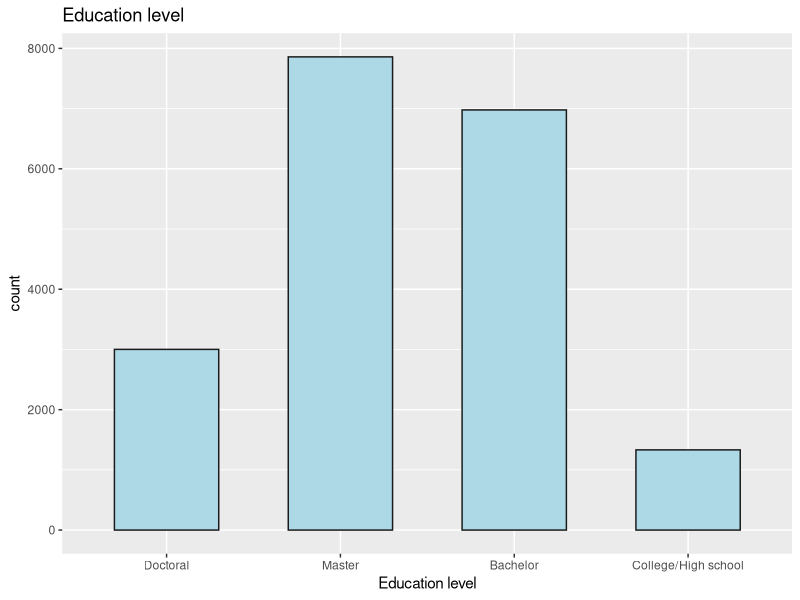
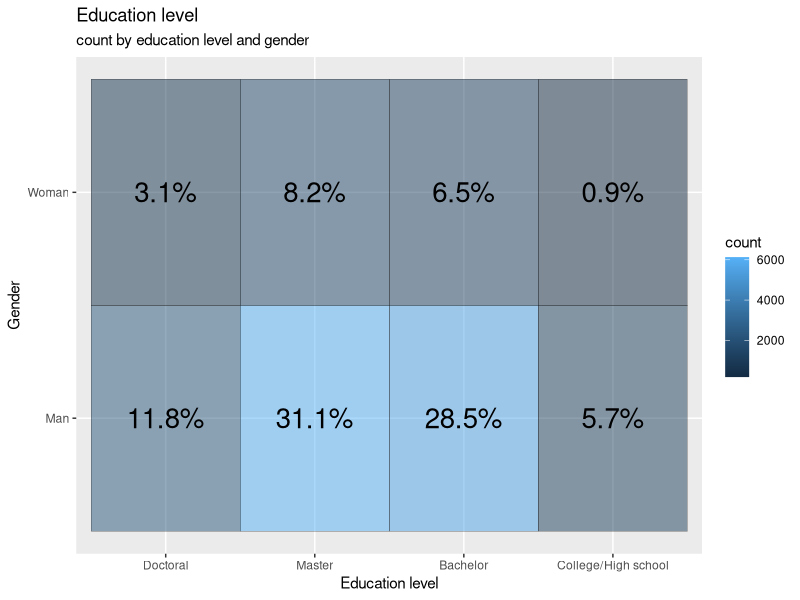
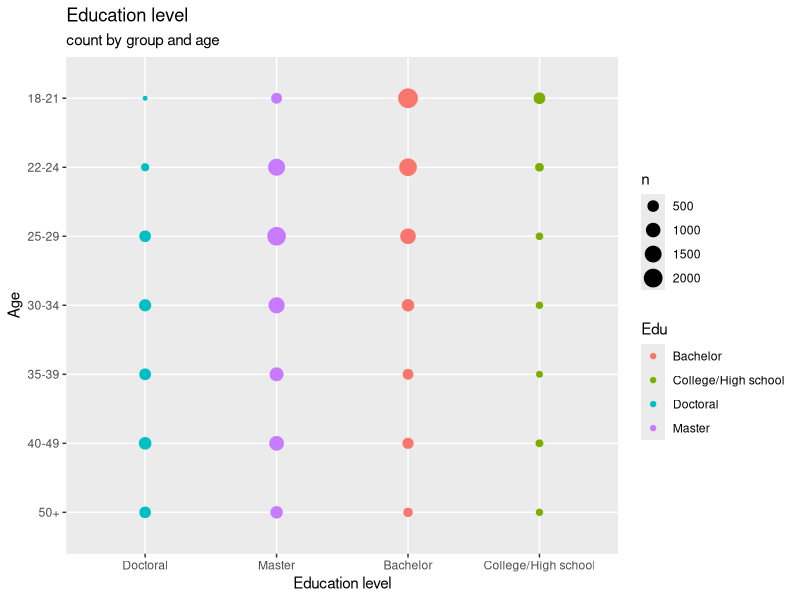
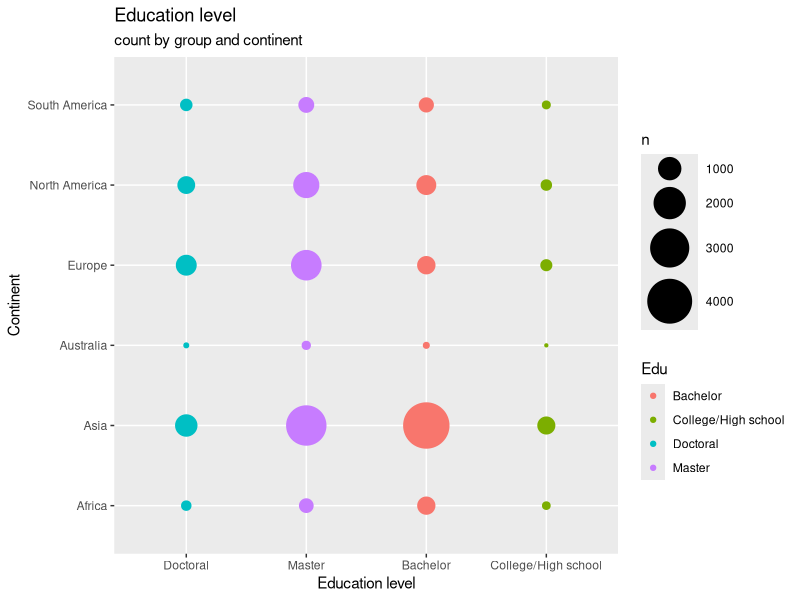
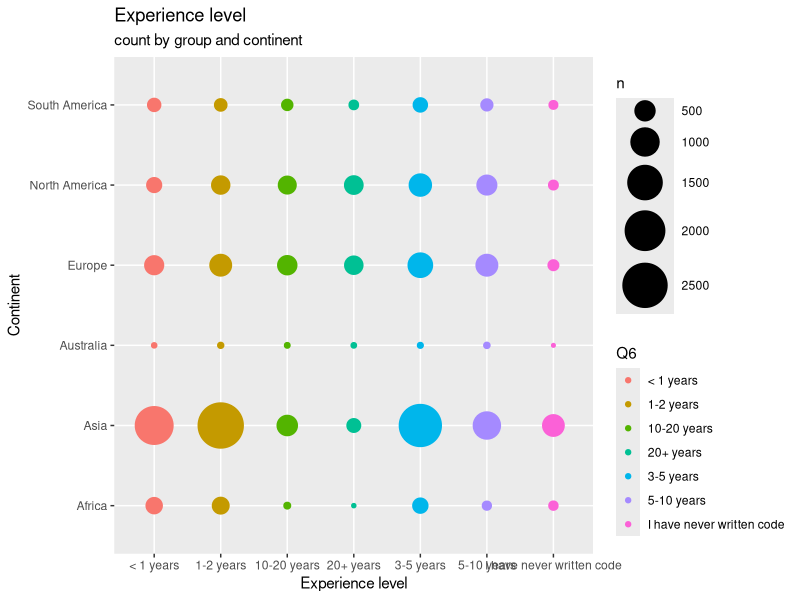
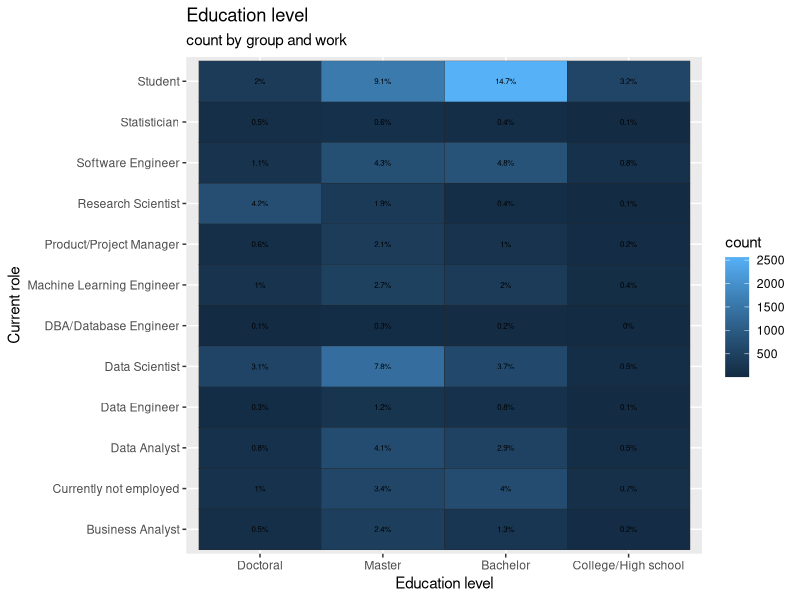
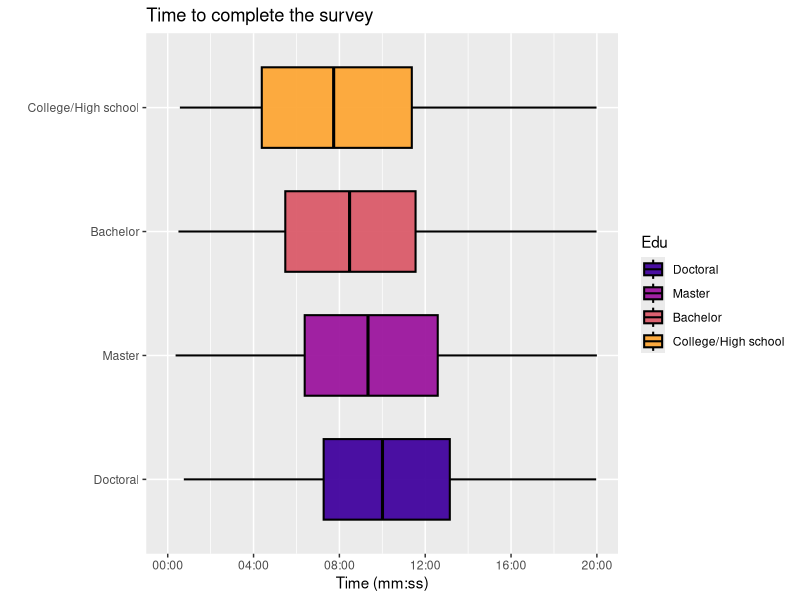

These figures' R source, in order:
## ---- chunk 1
data <- read.csv("kaggle_survey_2020_responses.csv")
head(data)
## ---- chunk 2
dim(data)

colnames(data)
## ---- chunk 3

options(warn = -1)
options(scipen = 10000)

library(tidyverse)
library(scales)
library(RColorBrewer)
library(viridis)
library(ggrepel)
annotate <- ggplot2::annotate
## ---- chunk 4
data <- data %>%
  mutate(Edu = case_when(Q4 == "Bachelor’s degree" ~ "Bachelor",
  Q4 == "Master’s degree" ~ "Master",
  Q4 %in% c("Doctoral degree","Professional degree") ~ "Doctoral",
  Q4 %in% c("Some college/university study without earning a bachelor’s degree","No formal education past high school") ~ "College/High school"))  
## ---- chunk 5
data <- data %>%
  mutate(Continent = case_when(Q3 %in% c("Austria", "Belgium", "Bulgaria", "Croatia", "Czech Republic",
                                        "Denmark", "Estonia", "Finland", "France", "Germany", "Greece",
                                        "Hungary", "Ireland", "Italy", "Lativia", "Lithuania", 
                                        "Netherlands", "Poland", "Portugal", "Romania", "Slovakia",
                                        "United Kingdom of Great Britain and Northern Ireland",
                                        "Slovenia","Spain", "Sweden", "Russia", "Switzerland",
                                        "Ukraine", "Belarus", "Norway") ~ "Europe",
  Q3 %in% c("Canada", "United States of America", "Mexico") ~ "North America",
  Q3 %in% c("India", "China", "Japan", "Turkey", "South Korea", "Isreal", "Indonesia", "Hong Kong (S.A.R.) ",
            "Singapore", "Viet Nam", "Pakistan", "Malaysia", "Bangladesh", "Philippines", "Sri Lanka", 
            "Thailand", "Republic of Korea", "Saudi Arabia", "Taiwan", "Nepal", "United Arab Emirates") ~ "Asia",
  Q3 %in% c("Argentina", "Brazil", "Chile", "Colombia", "Peru", "Venezuela") ~ "South America",
  Q3 %in% c("Egypt", "Nigeria", "Kenya", "South Africa", "Morocco", "Algeria", "Ghana", "Tunisia") ~ "Africa",
  Q3 %in% c("Australia", "New Zealand") ~ "Australia"))
## ---- chunk 6
head(data)
## ---- chunk 7
data <- data %>%
  mutate(Q1b = case_when(Q1 == "18-21" ~ "18-21",
  Q1 == "22-24" ~ "22-24",
  Q1 == "25-29" ~ "25-29",
  Q1 == "30-34" ~ "30-34",
  Q1 == "35-39" ~ "35-39",                      
  Q1  %in% c("40-44", "45-49") ~ "40-49",
  Q1 %in% c("50-54","55-59", "60-69", "70+") ~ "50+"))
## ---- chunk 8
data <- data %>%
  mutate(Continent2 = case_when(Continent == "Asia" ~ "Asia",
  Continent %in% c("Europe", "North America") ~ "Europe + North America",
  Continent %in% c("Australia", "South America", "Africa") ~ "Rest of the world"))
## ---- chunk 9
education <- as.data.frame(table(data$Edu))
ggplot(education, aes(reorder(Var1, +Freq), Freq))+
  geom_bar(col = "gray10", stat = "identity", width = 0.6, fill = "lightblue")+
  scale_x_discrete(limits = c("Doctoral","Master", "Bachelor", "College/High school"))+
  labs(title = "Education level", y = "count", x = "Education level")
## ---- chunk 10
tile2 <- data %>%
  filter(Q2 %in% c("Woman", "Man")) %>%
  group_by(Q2, Edu) %>%
  summarise(count = n(), .groups = 'drop') 
ggplot(tile2, aes(Edu, Q2))+
  geom_tile(aes(fill = count), colour = "gray10", alpha = 0.5)+
  scale_x_discrete(limits = c("Doctoral","Master", "Bachelor", "College/High school"))+
  geom_text(aes(label = paste0(round(count/sum(tile2$count) * 100,1), "%")), size = 7)+
  labs(title = "Education level", subtitle = "count by education level and gender", y = "Gender", x = "Education level")
## ---- chunk 11
data %>%
  filter(Q1!="") %>%
ggplot(., aes(Edu, Q1b, col = Edu))+
  geom_count()+
  scale_x_discrete(limits = c("Doctoral","Master", "Bachelor", "College/High school"))+
  scale_y_discrete(limits = c("50+","40-49","35-39","30-34","25-29","22-24","18-21"))+
  labs(title = "Education level", subtitle = "count by group and age", y = "Age", x = "Education level")
## ---- chunk 12
data %>%
  filter(Continent!="") %>%
  filter(Continent!="0") %>%
ggplot(., aes(Edu, Continent, col = Edu))+
  geom_count()+
  scale_size_area(max_size = 15)+
  scale_x_discrete(limits = c("Doctoral","Master", "Bachelor", "College/High school"))+
  labs(title = "Education level", subtitle = "count by group and continent", y = "Continent", 
       x = "Education level")
## ---- chunk 13
options(repr.plot.width=20, repr.plot.height=7)
data %>%
  filter(Continent!="") %>%
  filter(Continent!="0") %>%
ggplot(., aes(Q6, Continent, col = Q6))+
  geom_count()+
  scale_size_area(max_size = 15)+
  scale_x_discrete(limits = c("< 1 years", "1-2 years","10-20 years", "20+ years", "3-5 years", "5-10 years", "I have never written code"))+
  labs(title = "Experience level", subtitle = "count by group and continent", y = "Continent", 
       x = "Experience level")
## ---- chunk 14
options(repr.plot.width=50, repr.plot.height=7)
tile1 <- data %>%
  filter(Q5!="") %>%
  filter(Q6!="") %>%
  filter(Q5!="Other") %>%
  group_by(Q5, Edu) %>%
  summarise(count = n(), .groups = 'drop') 
ggplot(tile1, aes(Edu, Q5))+
  geom_tile(aes(fill = count), colour = "gray15")+
  scale_x_discrete(limits = c("Doctoral","Master", "Bachelor", "College/High school"))+
  geom_text(aes(label = paste0(round(count/sum(tile1$count) * 100,1), "%")), size = 2)+
  labs(title = "Education level", subtitle = "count by group and work", y = "Current role", x = "Education level", size = "Count", color = "Education level")
## ---- chunk 15
data %>%
  drop_na(Edu) %>%
ggplot(., aes(Edu, as.numeric(as.character(Time.from.Start.to.Finish..seconds.)), fill = Edu))+
  geom_boxplot(outlier.size = 1.7, outlier.shape = 20, lwd = 0.7, fatten = 1.5, colour = "black",
               alpha = 0.95, width = 0.65)+
  scale_y_time(limits = c(0,1200), labels = function(l) strftime(l, '%M:%S'))+
  scale_x_discrete(limits = c("Doctoral","Master", "Bachelor", "College/High school"))+
  scale_fill_viridis_d(limits = c("Doctoral","Master", "Bachelor", "College/High school"), 
                        option = "plasma",  begin = 0.1, end = 0.8)+
  coord_flip()+
  labs(x = "", y = "Time (mm:ss)", title = "Time to complete the survey")
